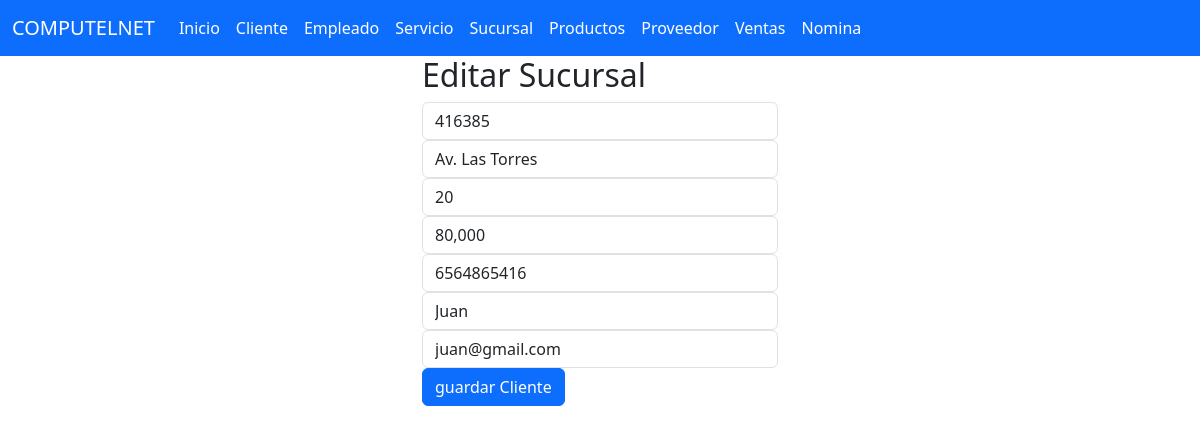
/seleccionarSucursal/416385, run on the app's committed database.
### sucursal_app/models.py (models this page shows, shortened)
class Sucursal (models.Model):
    Id_Sucursal=models.CharField(primary_key=True,max_length=6)
    Locolizacion=models.CharField(max_length=200)
    Num_Empleados=models.CharField(max_length=2)
    Ganancias=models.CharField(max_length=10000)
    Telefono=models.CharField(max_length=10)
    Email=models.CharField(max_length=80)
    Encargado=models.CharField(max_length=20)

### sucursal_app/views.py (the view)
# urls.py: path("seleccionarSucursal/<Id_Sucursal>",views.seleccionarSucursal, name="seleccionarSucursal"),
def seleccionarSucursal(request,Id_Sucursal):
    sucursal=Sucursal.objects.get(Id_Sucursal=Id_Sucursal)
    return render(request,"editarSucursal.html",{'listaSucursales':sucursal})

### sucursal_app/templates/editarSucursal.html
{% extends "base.html" %}
{% block cuerpo %}
<div class="row">
    <div class="col-md-4 offset-md-4">
        <h2>Editar Sucursal</h2>
        <div class="car-body">
            <form action="/editarSucursal/" method="POST"> {% csrf_token %}
                <div class="form-group">
                    <input type="text" id="txtId_Sucursal" name="txtId_Sucursal" class="form-control" value="{{listaSucursales.Id_Sucursal}}" placeholder="ID Sucursal" minlength="1" maxlength="6" readonly >
                </div>
                <div class="form-group ">
                    <input type="text" id="txtLocolizacion" name="txtLocolizacion"  class="form-control" value="{{listaSucursales.Locolizacion}}" placeholder="Locolizacion" minlength="1" maxlength="100" required>
                </div>
                <div class="form-group">
                    <input type="text" id="txtNum_Empleados" name="txtNum_Empleados"  class="form-control" value="{{listaSucursales.Num_Empleados}}" placeholder="Numero de Empleados" min="1" max="100" required>
                </div>
                <div class="form-group">
                    <input type="text" id="txtGanancias" name="txtGanancias"  class="form-control" value="{{listaSucursales.Ganancias}}" placeholder="Ganancias" min="1" max="20" required>
                </div>
                <div class="form-group">
                    <input type="text" id="txtTelefono" name="txtTelefono"  class="form-control" value="{{listaSucursales.Telefono}}" placeholder="Telefono" min="1" max="180" required>
                </div>
                <div class="form-group">
                    <input type="text" id="txtEncargado" name="txtEncargado"  class="form-control" value="{{listaSucursales.Encargado}}" placeholder="Encargado" min="1" max="10" required>
                </div>
                <div class="form-group">
                    <input type="text" id="txtEmail" name="txtEmail"  class="form-control" value="{{listaSucursales.Email}}" placeholder="Email" min="1" max="180" required>
                </div>
                <div class="car-body">
                <button type="submit" class="btn btn-primary">guardar Cliente</button>
                </div>
            </form>
        </div>
    </div>
</div>
{% endblock  %}

### data on the page
Sucursal: txtId_Sucursal "416385", txtLocolizacion "Av. Las Torres", txtNum_Empleados "20", txtGanancias "80,000", txtTelefono "6564865416", txtEncargado "Juan", txtEmail "juan@gmail.com"
